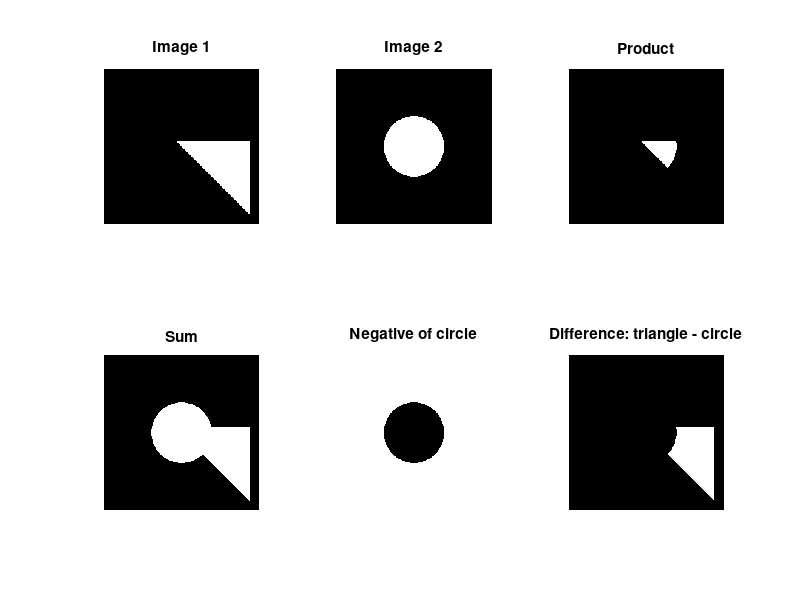

Reproduce this figure in MATLAB. (Note: this script raises an error after producing the figure.)
%% logical operations
clearvars; close all; clc;

m_size = 256;
matrix_triangle = tril(zeros(m_size, m_size));
matrix_circle = zeros(m_size, m_size);


% for matrix_triangle
for i = 120:240
    for j = i:240
        matrix_triangle(i, j) = 1;
    end
end

% for matrix_circle
[rows, cols] = size(matrix_circle);
rx = linspace(-cols/2, cols/2, cols);
ry = linspace(-rows/2, rows/2, rows);

[X, Y] = meshgrid(rx, ry);
R = sqrt(X.^2 + Y.^2);
matrix_circle(R < 50) = 1;



figure(1)
subplot(2,3,1), imshow(matrix_triangle), title("Image 1");
subplot(2,3,2), imshow(matrix_circle), title("Image 2");
subplot(2,3,3), imshow(matrix_triangle & matrix_circle), title("Product");
subplot(2,3,4), imshow(matrix_triangle | matrix_circle), title("Sum");
subplot(2,3,5), imshow(~matrix_circle), title("Negative of circle");
subplot(2,3,6), imshow(matrix_triangle - matrix_circle), title("Difference: triangle - circle");


%% morfological operations
clearvars; close all; clc;

pleiades = imread("Pleiades_large.jpeg");
chip = imread("umberto-chip.jpg");


pleiades_gray = rgb2gray(pleiades);
chip_gray = rgb2gray(chip);

pleiades_bin = pleiades_gray > 128;
chip_bin = chip_gray > 128;

struct_pleiades = strel('disk', 10);
struct_chip = strel('square', 5);

pleiades_open = imopen(pleiades_bin, struct_pleiades);
chip_open = imopen(chip_bin, struct_chip);

pleiades_close = imclose(pleiades_open, struct_pleiades);
chip_close = imclose(chip_open, struct_chip);


figure(1)
subplot(1,3,1), imshow(pleiades_bin), title("Image 1");
subplot(1,3,2), imshow(pleiades_open), title("After opening");
subplot(1,3,3), imshow(pleiades_close), title("After closing");


figure(2)
subplot(1,3,1), imshow(chip_bin), title("Image 2");
subplot(1,3,2), imshow(chip_open), title("After opening");
subplot(1,3,3), imshow(chip_close), title("After closing");


